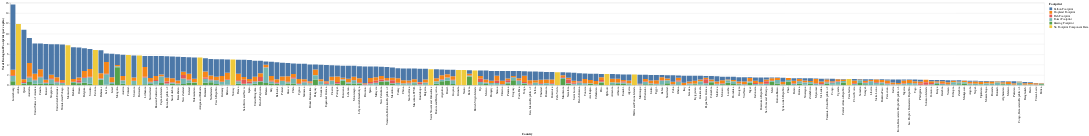

Notebook code for this chart:
### Code cell
#Plotting Total Ecological Footprint per capita
alt.Chart(df_countries).transform_fold(
    ['Cropland Footprint', 'Grazing Footprint', 'Forest Footprint', 'Carbon Footprint', 'Fish Footprint', 'No Footprint Component Data'], 
    as_=['Footprint', 'Total Ecological Footprint (per capita)']
).mark_bar().encode(
    x=alt.X('Country:N', sort='-y'),
    y='Total Ecological Footprint (per capita):Q',
    color='Footprint:N'
).interactive()

### Figure 1 — Vega-Lite specification as saved in the notebook (floating-point values rounded to 4 significant figures; data arrays with more than 128 entries replaced by an {"elided": "..."} marker saying what was removed)
{"config": {"view": {"continuousWidth": 400, "continuousHeight": 300}}, "data": {"name": "data-1c6e5be118d976a4db228aca60d43941"}, "mark": "bar", "encoding": {"color": {"type": "nominal", "field": "Footprint"}, "x": {"type": "nominal", "field": "Country", "sort": "-y"}, "y": {"type": "quantitative", "field": "Total Ecological Footprint (per capita)"}}, "selection": {"selector001": {"type": "interval", "bind": "scales", "encodings": ["x", "y"]}}, "transform": [{"fold": ["Cropland Footprint", "Grazing Footprint", "Forest Footprint", "Carbon Footprint", "Fish Footprint", "No Footprint Component Data"], "as": ["Footprint", "Total Ecological Footprint (per capita)"]}], "$schema": "https://vega.github.io/schema/vega-lite/v4.8.1.json", "datasets": {"data-1c6e5be118d976a4db228aca60d43941": {"elided": "188 records"}}}
